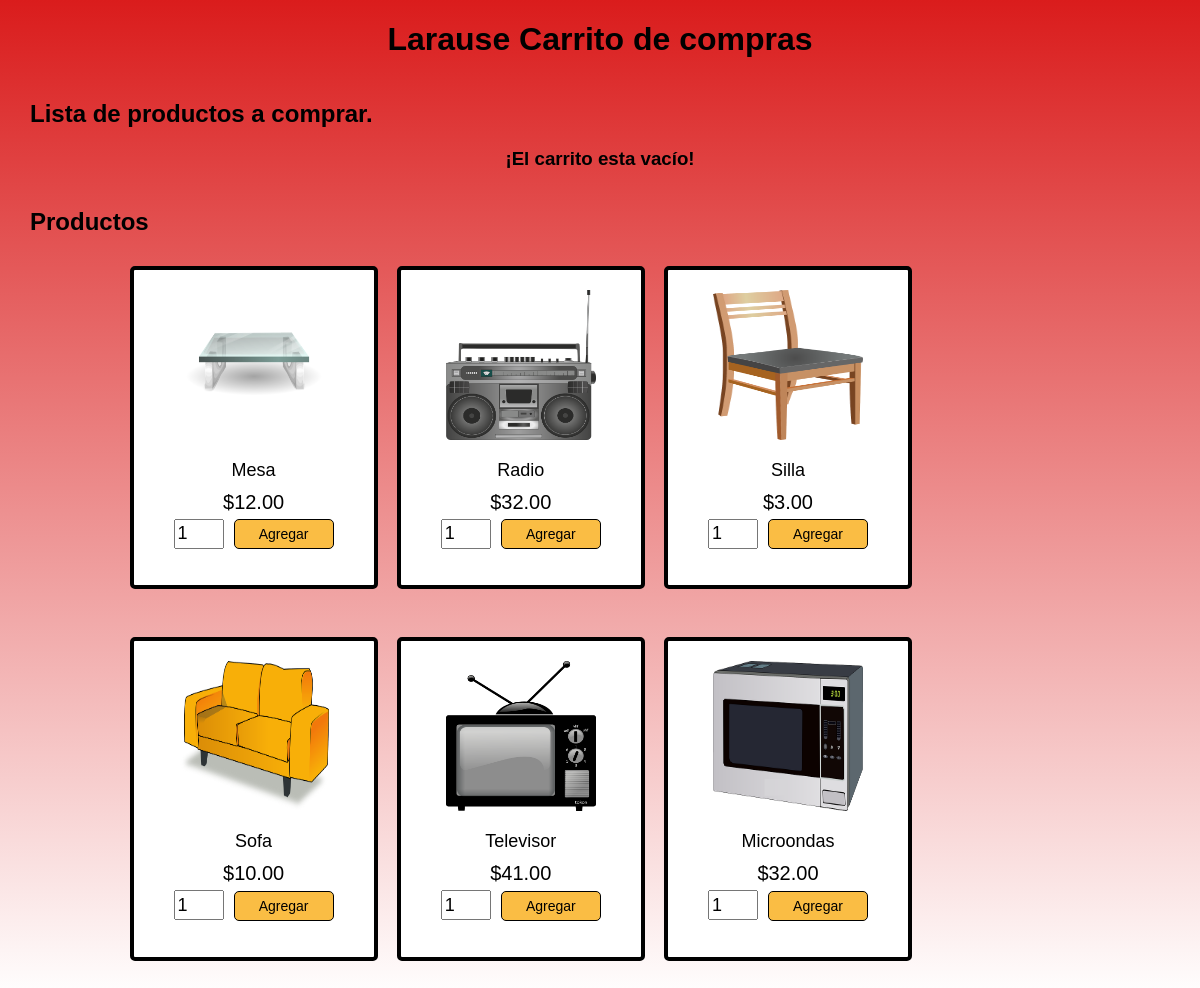
The page / on the database its author committed.
### tables this page shows
CREATE TABLE `productos` (
  `id` int(11) NOT NULL,
  `img` text NOT NULL,
  `cod` varchar(50) NOT NULL,
  `nom` varchar(50) NOT NULL,
  `pre` double(10,2) NOT NULL
);

### clase.php (called while the page is built, shortened)
<?php
class DBControl {
	private $conn;
	function __construct()
	{
	$this->conn = $this->conectarDB();
	}
	function conectarDB()
	{
		$conn = mysqli_connect("localhost","root","","larause2");
		return $conn;
	}
	function larausequery($query)
	{
		$resultado = mysqli_query($this->conn,$query);
		while($fila=mysqli_fetch_assoc($resultado))
		{
			$obtener_resultado[] = $fila;
		}
		if(!empty($obtener_resultado))
		{
		return $obtener_resultado;
		}
	}
}
?>

### index.php (the view, shortened to what this page needs)
<?php
require_once("clase.php");
$usar_db = new DBControl();
?>
<html>
<head>
<link href="style.css" rel="stylesheet" />
</head>
<body>
<div align="center"><h1>Larause Carrito de compras</h1></div>
<div>
<div><h2>Lista de productos a comprar.</h2></div>
<?php
if(isset($_SESSION["items_carrito"]))
{
    $totcantidad = 0;
    $totprecio = 0;
?>
<table>
<tr>
<th style="width:30%">Descripción</th>
<th style="width:10%">Código</th>
<th style="width:10%">Cantidad</th>
<th style="width:10%">Precio x unidad</th>
<th style="width:10%">Precio</th>
<th style="width:10%"><a href="index.php?accion=vacio">Limpiar</a></th>
</tr>
<?php
    foreach ($_SESSION["items_carrito"] as $item){
        $item_price = $item["txtcantidad"]*$item["larause_pre"];
		?>
				<tr>
				<td><img src="<?php echo $item["larause_img"]; ?>" class="imagen_peque" /><?php echo $item["larause_nom"]; ?></td>
				<td><?php echo $item["larause_cod"]; ?></td>
				<td><?php echo $item["txtcantidad"]; ?></td>
				<td><?php echo "$ ".$item["larause_pre"]; ?></td>
				<td><?php echo "$ ". number_format($item_price,2); ?></td>
				<td><a href="index.php?accion=eliminar&eliminarcode=<?php echo $item["larause_cod"]; ?>">Eliminar</a></td>
				</tr>
				<?php
				$totcantidad += $item["txtcantidad"];
				$totprecio += ($item["larause_pre"]*$item["txtcantidad"]);
		}
		?>
<tr style="background-color:red">
<td colspan="2"><b>Total de productos:</b></td>
<td><b><?php echo $totcantidad; ?></b></td>
<td colspan="2"><strong><?php echo "$ ".number_format($totprecio, 2); ?></strong></td>
<td><a href="index.php?accion=pagar">Pagar</a></td>
</tr>
</table>
  <?php
} else {
?>
<div align="center"><h3>¡El carrito esta vacío!</h3></div>
<?php
}
?>
</div>
<div>
<div><h2>Productos</h2></div>
<div class="contenedor_general">
	<?php
	$productos_array = $usar_db->larausequery("SELECT * FROM productos ORDER BY id ASC");
	if (!empty($productos_array))
	{
		foreach($productos_array as $i=>$k)
		{
	?>
		<div class="contenedor_productos">
			<form method="POST" action="index.php?accion=agregar&cod=
			<?php echo $productos_array[$i]["cod"]; ?>">
			<div><img src="<?php echo $productos_array[$i]["img"]; ?>"></div>
			<div>
			<div style="padding-top:20px;font-size:18px;"><?php echo $productos_array[$i]["nom"]; ?></div>
			<div style="padding-top:10px;font-size:20px;"><?php echo "$".$productos_array[$i]["pre"]; ?></div>
			<div><input type="text" name="txtcantidad" value="1" size="2" /><input type="submit" value="Agregar" />
			</div>
			</div>
			</form>
		</div>
	<?php
		}
	}
	?>
</div>
</body>
</html>

### style.css (style rules this page uses)
* { font-family: sans-serif; }
body { background: linear-gradient(to bottom, #da1c1c, white) no-repeat center top; margin:0; padding:0; height: 100%; width: 100%; display: flex; flex-direction: column; }
h2 { margin-left:30px; }
img { width:150px; height:150px; }
a,input[type="submit"],button { font-size: 14px; text-align:center; width: 100px; display: inline-block; background-color:#FABD44; padding: 6px 10px; border-radius:5px; text-decoration: none; color:black; border:1px solid black; cursor:pointer; }
.contenedor_productos { float: left; background: white; position: relative; margin:1%; border: 4px solid black; border-radius:5px; text-align:center; padding:20px 40px; margin-bottom:4%; }
.contenedor_general { width:80%; text-align:center; margin:0 auto; }
input[type="text"] { width: 50px; height: 30px; font-size:18px; margin-right:10px; margin-top:5px; }

### rows shown on the page
productos: img (picture), nom "Mesa", pre "12.00"
productos: img (picture), nom "Radio", pre "32.00"
productos: img (picture), nom "Silla", pre "3.00"
productos: img (picture), nom "Sofa", pre "10.00"
productos: img (picture), nom "Televisor", pre "41.00"
productos: img (picture), nom "Microondas", pre "32.00"
